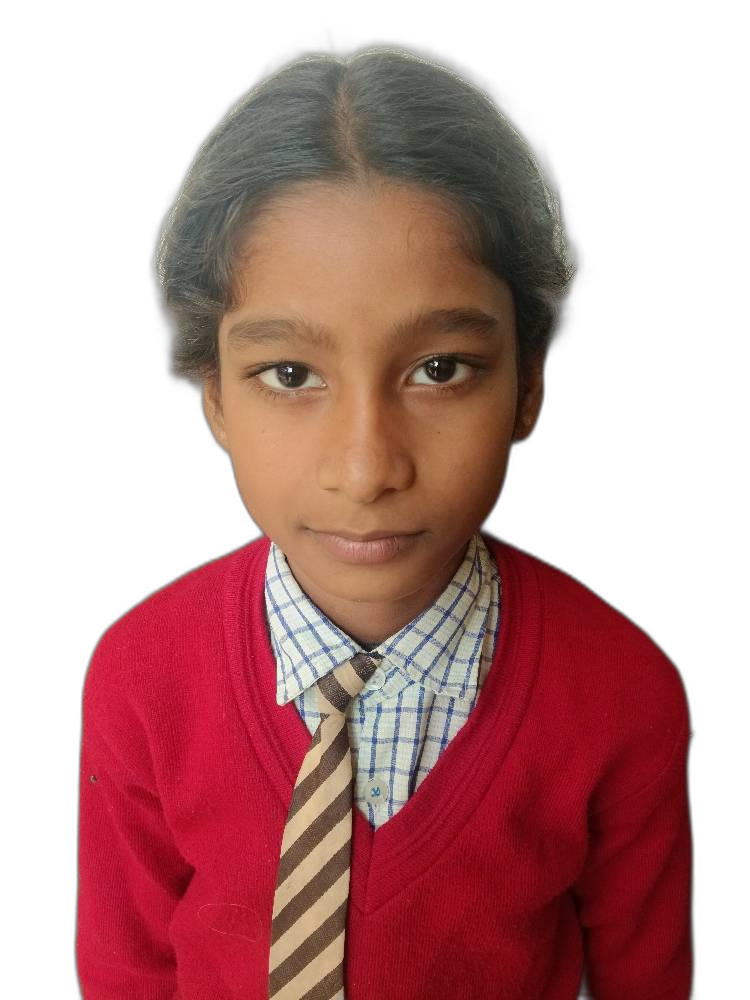
#> input picture backend/uploads/photos/photo_4bb62ae6-a256-4d79-a018-d268526105f8_1768396463910.jpg, 750 x 1000 px
$ python debug_crop.py ../uploads/photos/photo_4bb62ae6-a256-4d79-a018-d268526105f8_1768396463910.jpg
#> lines starting #> are read from the running program, lines starting #| are printed output that depends on the picture
#!/usr/bin/env python3
"""Debug face crop detection"""
import sys
import cv2
import numpy as np
from PIL import Image

if len(sys.argv) < 2:
    print("Usage: debug_crop.py <image_path>")
    sys.exit(1)

img_path = sys.argv[1]
img = Image.open(img_path).convert('RGB')
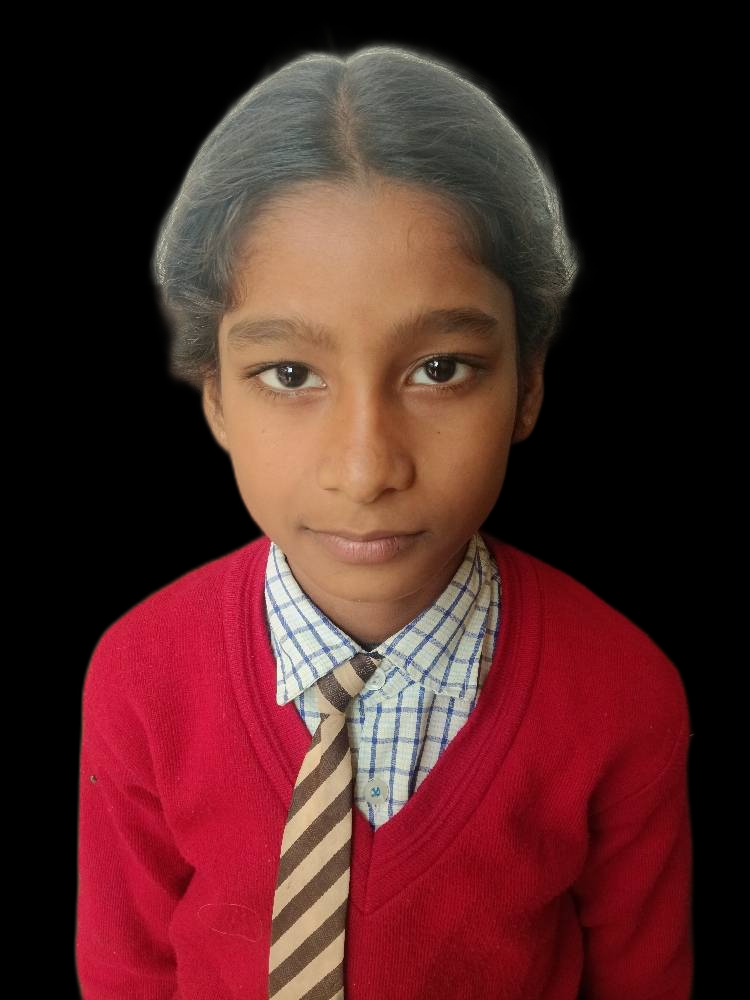
#> img: PIL image 750x1000 RGB; mean R, G, B 80.7, 38.1, 37.3
img_cv = cv2.cvtColor(np.array(img), cv2.COLOR_RGB2BGR)
h, w = img_cv.shape[:2]
#> h = 1000; w = 750

print(f"Image size: {w}x{h}")
#| Image size: 750x1000

# Test different Haar parameters
cascade_path = cv2.data.haarcascades + 'haarcascade_frontalface_default.xml'
cascade = cv2.CascadeClassifier(cascade_path)

# Default parameters
faces1 = cascade.detectMultiScale(img_cv, scaleFactor=1.3, minNeighbors=4, minSize=(30, 30))
#> faces1 = [[166, 216, 391, 391]]
print(f"Default params (1.3, 4): {len(faces1)} faces")
#| Default params (1.3, 4): 1 faces
for i, (x, y, fw, fh) in enumerate(faces1):
    print(f"  Face {i}: x={x}, y={y}, w={fw}, h={fh}, area={fw*fh}")
#> this loop made 1 pass
#|   Face 0: x=166, y=216, w=391, h=391, area=152881

# Tighter parameters
faces2 = cascade.detectMultiScale(img_cv, scaleFactor=1.05, minNeighbors=5, minSize=(30, 30))
#> faces2 = [[165, 216, 391, 391]]
print(f"Tighter params (1.05, 5): {len(faces2)} faces")
#| Tighter params (1.05, 5): 1 faces
for i, (x, y, fw, fh) in enumerate(faces2):
    print(f"  Face {i}: x={x}, y={y}, w={fw}, h={fh}, area={fw*fh}")
#> this loop made 1 pass
#|   Face 0: x=165, y=216, w=391, h=391, area=152881

# Even tighter
faces3 = cascade.detectMultiScale(img_cv, scaleFactor=1.1, minNeighbors=6, minSize=(40, 40))
#> faces3 = [[169, 217, 390, 390]]
print(f"Even tighter (1.1, 6): {len(faces3)} faces")
#| Even tighter (1.1, 6): 1 faces
for i, (x, y, fw, fh) in enumerate(faces3):
    print(f"  Face {i}: x={x}, y={y}, w={fw}, h={fh}, area={fw*fh}")
#> this loop made 1 pass
#|   Face 0: x=169, y=217, w=390, h=390, area=152100

$ run again, on backend/uploads/photos/photo_61703dfb-27ef-49d8-b09e-f66bbf695c98_1768396462277.jpg
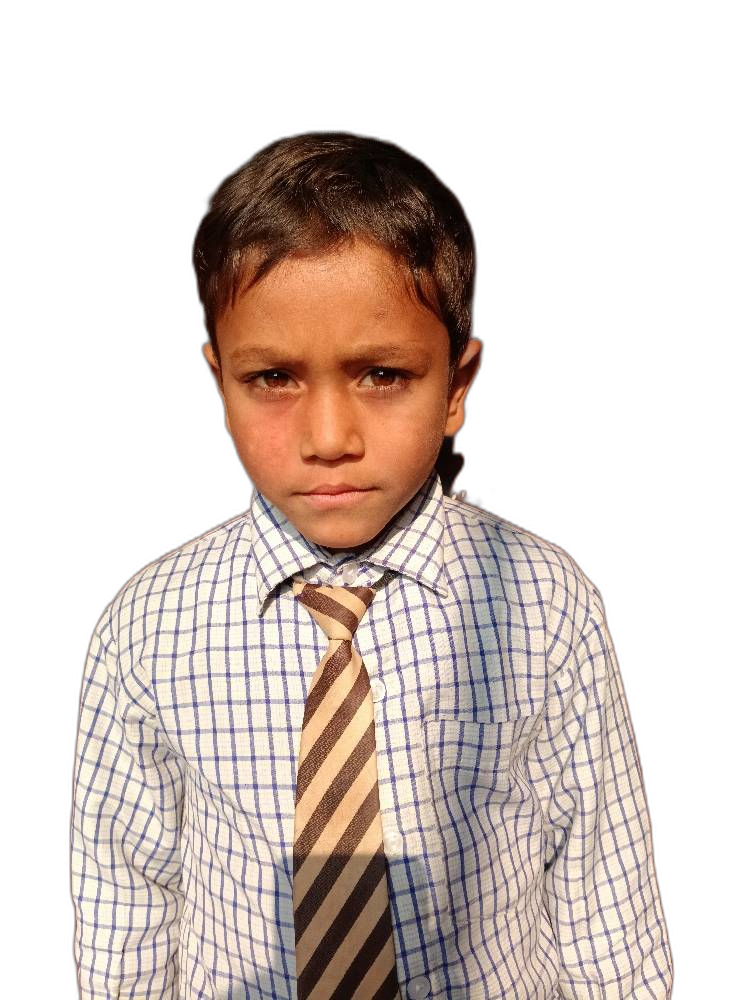
#> input picture backend/uploads/photos/photo_61703dfb-27ef-49d8-b09e-f66bbf695c98_1768396462277.jpg, 750 x 1000 px
#> `img = Image.open(img_path).convert('RGB')`:
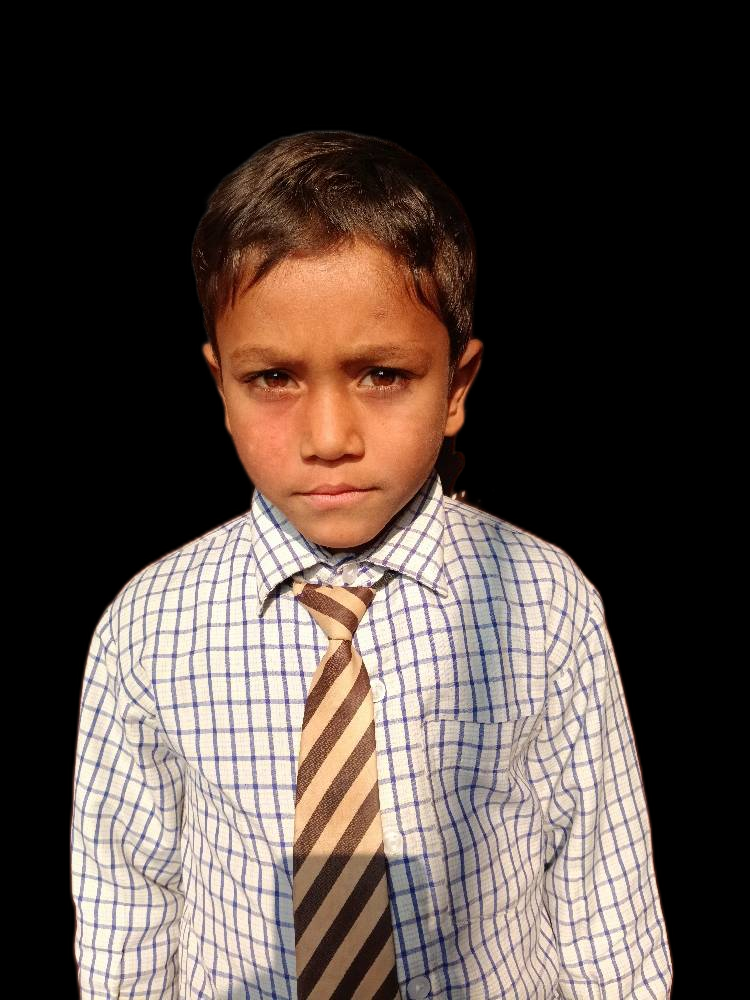
#> img: PIL image 750x1000 RGB; mean R, G, B 83, 70.4, 64.2
#| Image size: 750x1000
#> faces1 = [[187, 269, 278, 278]]
#| Default params (1.3, 4): 1 faces
#> the loop `for i, (x, y, fw, fh) in enumerate(faces1):` made 1 pass
#> (printed output is left out)
#> faces2 = [[188, 270, 278, 278]]
#| Tighter params (1.05, 5): 1 faces
#> the loop `for i, (x, y, fw, fh) in enumerate(faces2):` made 1 pass
#> (printed output is left out)
#> faces3 = [[186, 269, 281, 281], [58, 477, 333, 333]]
#| Even tighter (1.1, 6): 2 faces
#> the loop `for i, (x, y, fw, fh) in enumerate(faces3):` made 2 passes
#> (printed output is left out)

$ run again, on backend/uploads/photos/photo_627d64c5-12b3-4717-9df4-9005e39a0f12_1768396462248.jpg
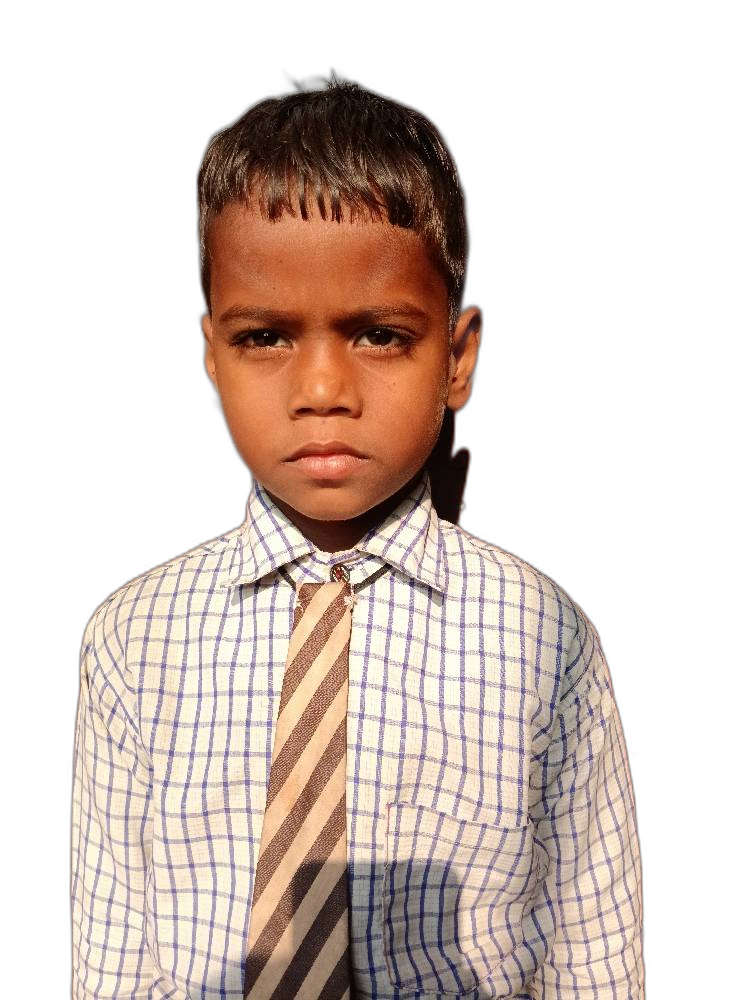
#> input picture backend/uploads/photos/photo_627d64c5-12b3-4717-9df4-9005e39a0f12_1768396462248.jpg, 750 x 1000 px
#> `img = Image.open(img_path).convert('RGB')`:
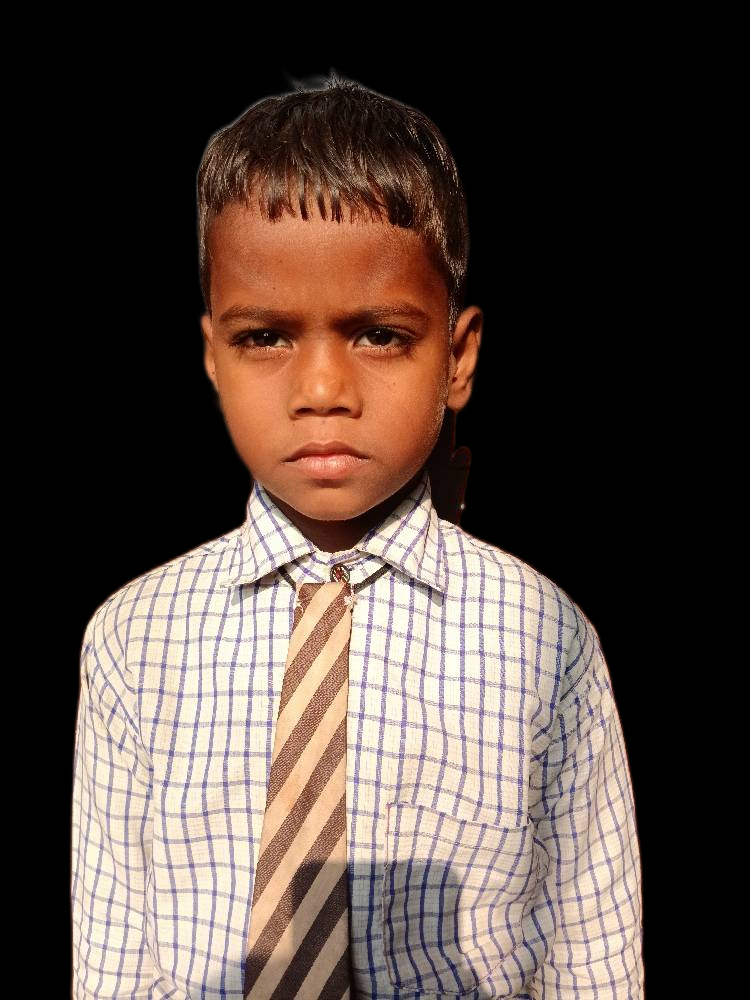
#> img: PIL image 750x1000 RGB; mean R, G, B 84.8, 70.5, 63.3
#| Image size: 750x1000
#> faces1 = [[182, 231, 276, 276]]
#| Default params (1.3, 4): 1 faces
#> the loop `for i, (x, y, fw, fh) in enumerate(faces1):` made 1 pass
#> (printed output is left out)
#> faces2 = [[176, 224, 286, 286]]
#| Tighter params (1.05, 5): 1 faces
#> the loop `for i, (x, y, fw, fh) in enumerate(faces2):` made 1 pass
#> (printed output is left out)
#> faces3 = [[174, 222, 293, 293]]
#| Even tighter (1.1, 6): 1 faces
#> the loop `for i, (x, y, fw, fh) in enumerate(faces3):` made 1 pass
#> (printed output is left out)

$ run again, on backend/uploads/photos/photo_7a5582d7-4255-4cff-80ad-de4a84c6157c_1768396459046.jpg
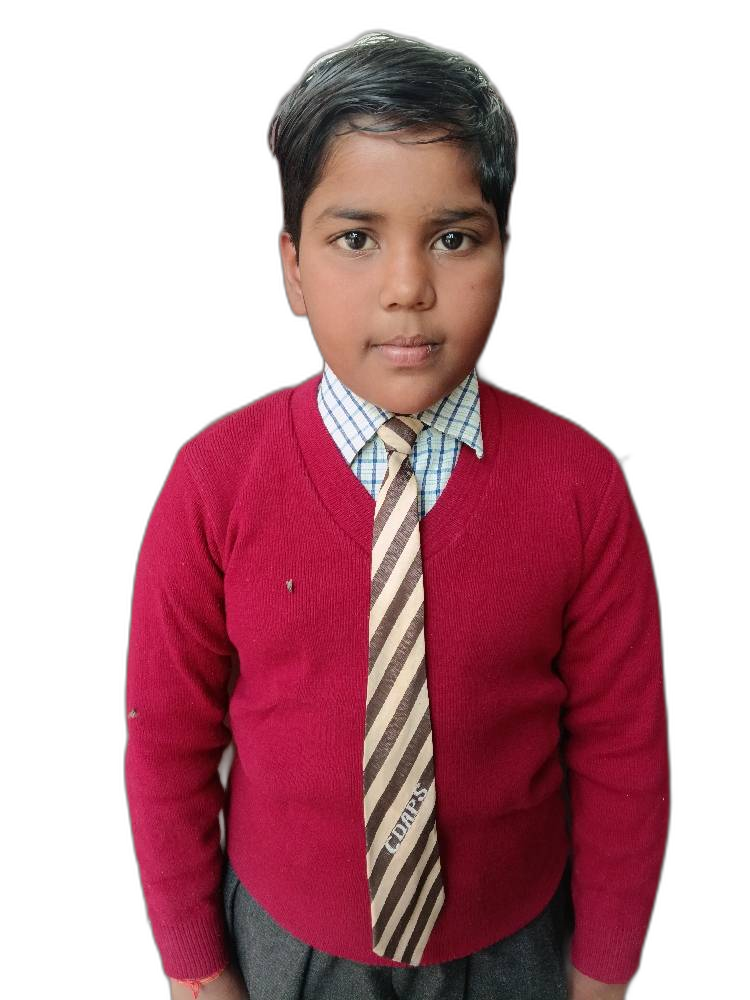
#> input picture backend/uploads/photos/photo_7a5582d7-4255-4cff-80ad-de4a84c6157c_1768396459046.jpg, 750 x 1000 px
#> `img = Image.open(img_path).convert('RGB')`:
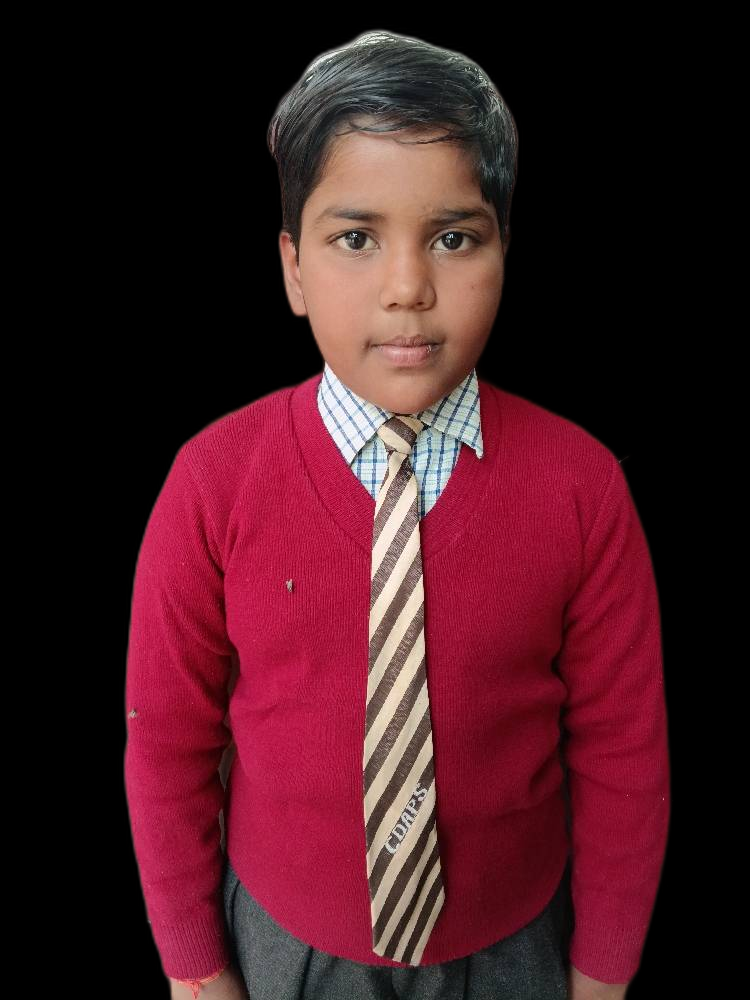
#> img: PIL image 750x1000 RGB; mean R, G, B 69.2, 25.8, 33.7
#| Image size: 750x1000
#> faces1 = [[282, 143, 242, 242]]
#| Default params (1.3, 4): 1 faces
#> the loop `for i, (x, y, fw, fh) in enumerate(faces1):` made 1 pass
#> (printed output is left out)
#> faces2 = [[276, 139, 251, 251]]
#| Tighter params (1.05, 5): 1 faces
#> the loop `for i, (x, y, fw, fh) in enumerate(faces2):` made 1 pass
#> (printed output is left out)
#> faces3 = [[280, 141, 245, 245]]
#| Even tighter (1.1, 6): 1 faces
#> the loop `for i, (x, y, fw, fh) in enumerate(faces3):` made 1 pass
#> (printed output is left out)
